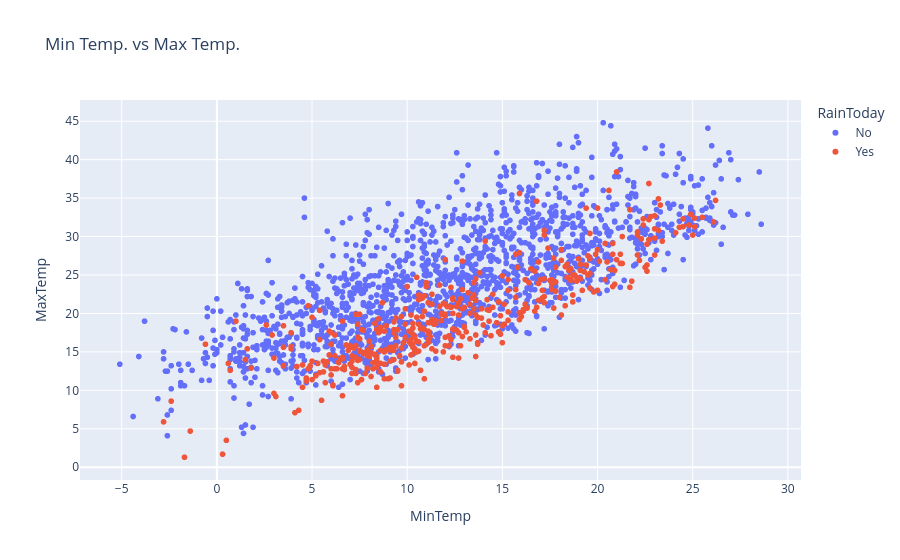

Here is the notebook cell this chart was saved with:
### Code cell
px.scatter(raw_df.sample(2000), 
           title='Min Temp. vs Max Temp.',
           x='MinTemp', 
           y='MaxTemp', 
           color='RainToday')

### Figure 1 — Plotly figure (JSON) as saved in the notebook; plotly's stock layout.template omitted (floating-point values rounded to 4 significant figures; data arrays with more than 128 entries replaced by an {"elided": "..."} marker saying what was removed)
{"data": [{"hovertemplate": "RainToday=No<br>MinTemp=%{x}<br>MaxTemp=%{y}<extra></extra>", "legendgroup": "No", "marker": {"color": "#636efa", "symbol": "circle"}, "mode": "markers", "name": "No", "showlegend": true, "type": "scattergl", "x": {"elided": "1560 float values"}, "xaxis": "x", "y": {"elided": "1560 float values"}, "yaxis": "y"}, {"hovertemplate": "RainToday=Yes<br>MinTemp=%{x}<br>MaxTemp=%{y}<extra></extra>", "legendgroup": "Yes", "marker": {"color": "#EF553B", "symbol": "circle"}, "mode": "markers", "name": "Yes", "showlegend": true, "type": "scattergl", "x": {"elided": "440 float values"}, "xaxis": "x", "y": {"elided": "440 float values"}, "yaxis": "y"}], "layout": {"legend": {"title": {"text": "RainToday"}, "tracegroupgap": 0}, "title": {"text": "Min Temp. vs Max Temp."}, "xaxis": {"anchor": "y", "domain": [0, 1], "title": {"text": "MinTemp"}}, "yaxis": {"anchor": "x", "domain": [0, 1], "title": {"text": "MaxTemp"}}}}
